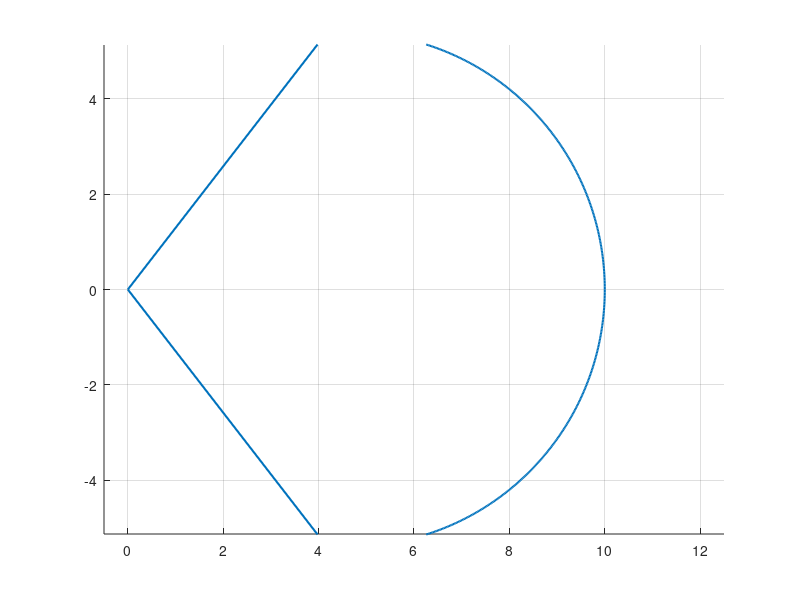

Source code (MATLAB): (Note: this script raises an error after producing the figure.)
%% EX 5
clearvars; close all; clc; warning off;

% Statement of the problem
A = @(alpha) [0 1; -1 2*cos(alpha)];
alpha_v = linspace(0, pi, 1000);
theta_v = [0.4 0.1 0.3 0.7 0.9];

% Linear operator derived function of h alpha and theta
F_BI = @(h, a, th) (eye(2) - (1 - th)*h*A(a) + ...
    ((((1 - th)*h)^2)/2)*A(a)^2)\(eye(2) + th*h*A(a) + (((th*h)^2)/2)*A(a)^2);

h_v = zeros(length(alpha_v),length(theta_v));
R_v = zeros(length(alpha_v),length(theta_v));
re = zeros(length(alpha_v),length(theta_v));
im = zeros(length(alpha_v),length(theta_v));
reL = zeros(length(alpha_v)*2,length(theta_v));
imL = zeros(length(alpha_v)*2,length(theta_v));
alphaL = cell(length(theta_v), 1);
RL = cell(length(theta_v), 1);

% Calculations for every theta saving the result in a cell for each theta
% in order to be plotted
for i = 1:length(theta_v)
    for j = 1:length(alpha_v)
        fun = @(h) max(abs(eig(F_BI(h, alpha_v(j), theta_v(i)))))-1;  
        h_v(j,i) = fzero(fun, 9, optimset('display', 'none'));
        lambda = eig(A(alpha_v(j)));   
        R_v(j,i) = h_v(j,i)*lambda(1);
    end
    re = real(R_v(:,i));
    im = imag(R_v(:,i));
    reL(:,i) = [re; re(end:-1:1)];
    imL(:,i) = [im; -im(end:-1:1)];
    [alpha, indA, ~] = unique(atan2d(im, re));
    ind = find(alpha <= 90, 1, 'last');
    R = R_v(indA,i);
    R = [R(1:ind); 0; R(ind+1:end)];
    RL{i} = R;
    alphaL{i} = [alpha(1:ind); 90; alpha(ind+1:end)];
end

%%% -------------------------------- PLOTS --------------------------------
% BI2_theta unstable domains
fig = figure();
hold on; 
grid on;
plot(reL, imL, 'LineWidth', 1.5);
xLIM = xlim; 
xlim([xLIM(1)-0.5 xLIM(2)+0.5]);
axis equal; 
ax = gca; 
line([0 0], ax.YLim, 'color', [0 0 0 0.5], 'LineWidth', 0.1);
line(ax.XLim, [0 0], 'color', [0 0 0 0.5], 'LineWidth', 0.1);
legend({'$\theta=0.4$','$\theta=0.1$','$\theta=0.3$','$\theta=0.7$','$\theta=0.9$'}, 'FontSize', 14, 'Location', 'best');
xlabel('$Re\{h\lambda\}$', 'FontSize', 18); 
ylabel('$Im\{h\lambda\}$', 'FontSize', 18);
title('Unstable regions of $BI2_{\theta}$', 'FontSize', 17);
% save_fig(fig,'ex5_1');

% h solutions
fig = figure();
hold on; 
grid on;
for i = 1:length(theta_v)
   plot(alphaL{i}, abs(RL{i}),'LineWidth', 1.5);
end
xlim([0 180]);
legend({'$\theta=0.4$','$\theta=0.1$','$\theta=0.3$','$\theta=0.7$','$\theta=0.9$'}, 'FontSize', 14, 'Location', 'best');
xlabel('$\alpha$ [deg]', 'FontSize', 18); 
ylabel('$h$ [-]', 'FontSize', 18);
title('Minimum $h$ for stability', 'FontSize', 17);


